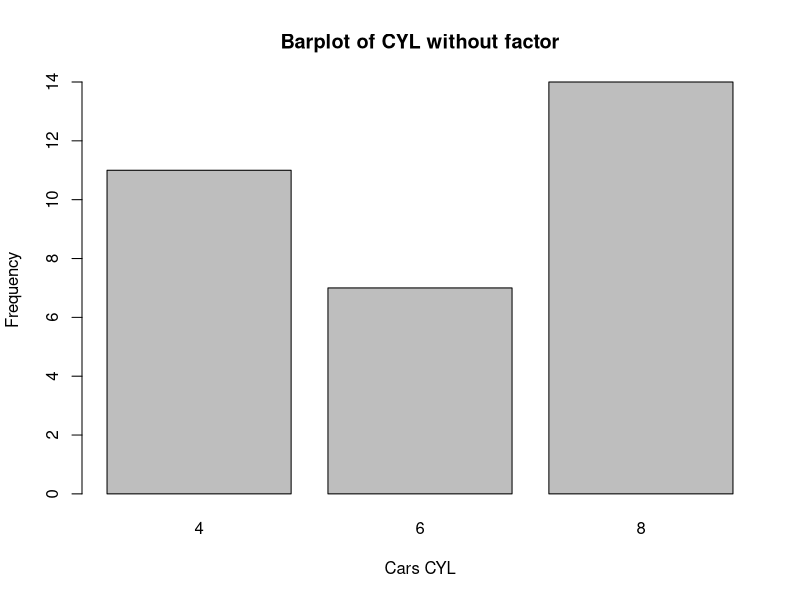
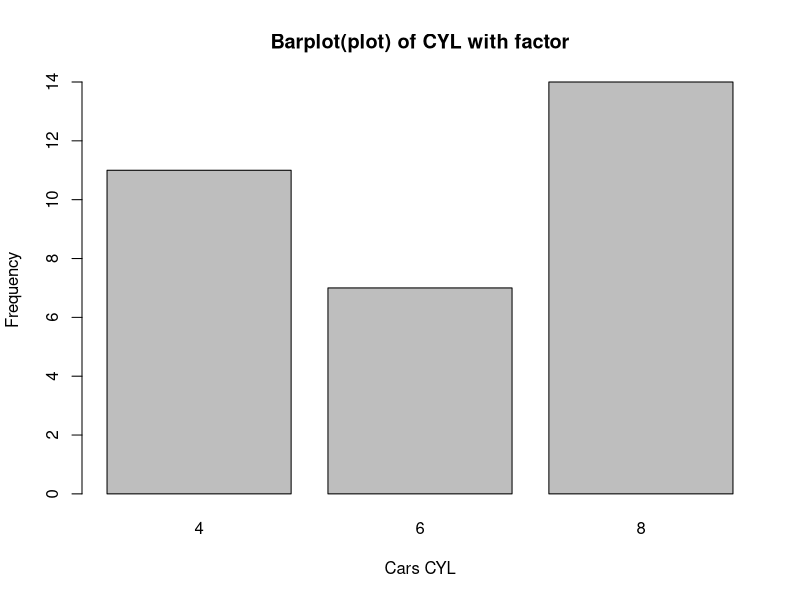
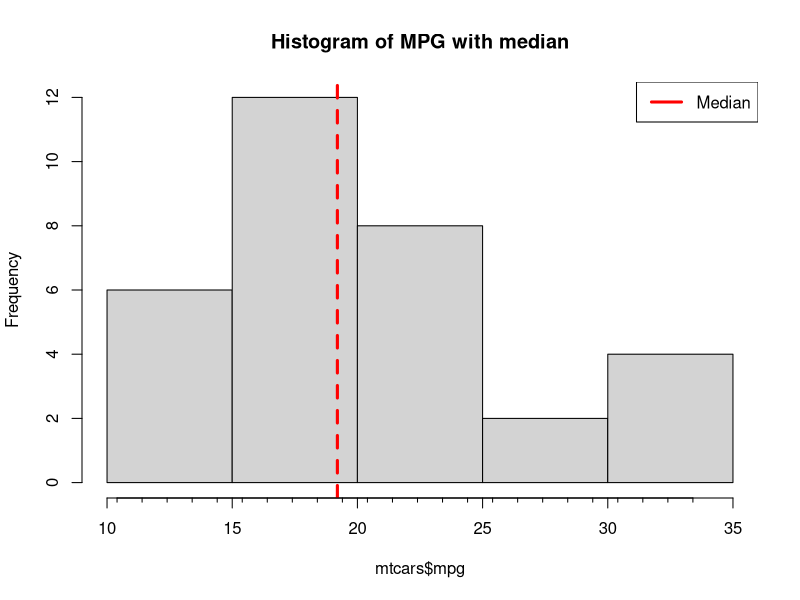
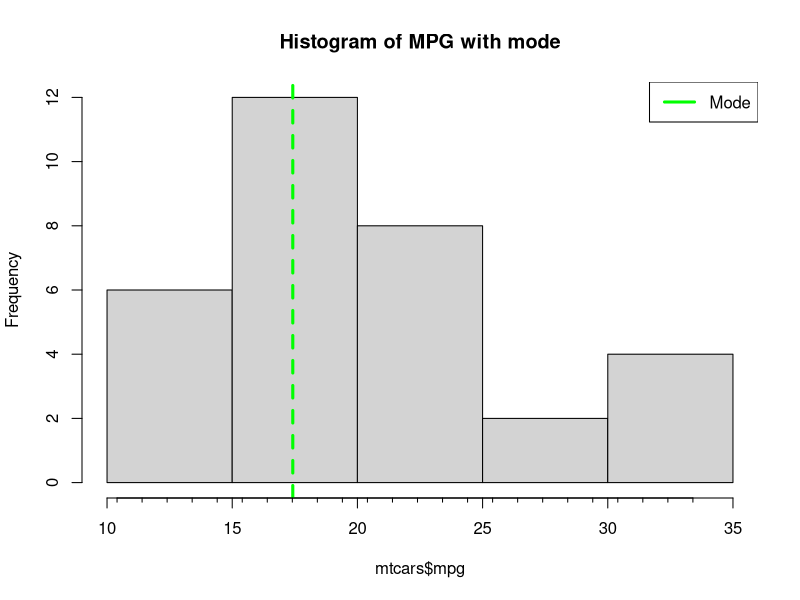
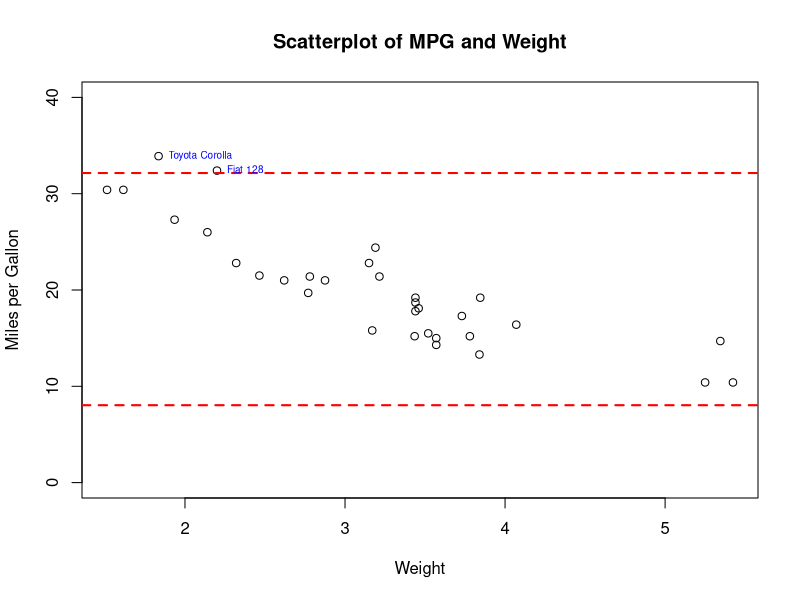
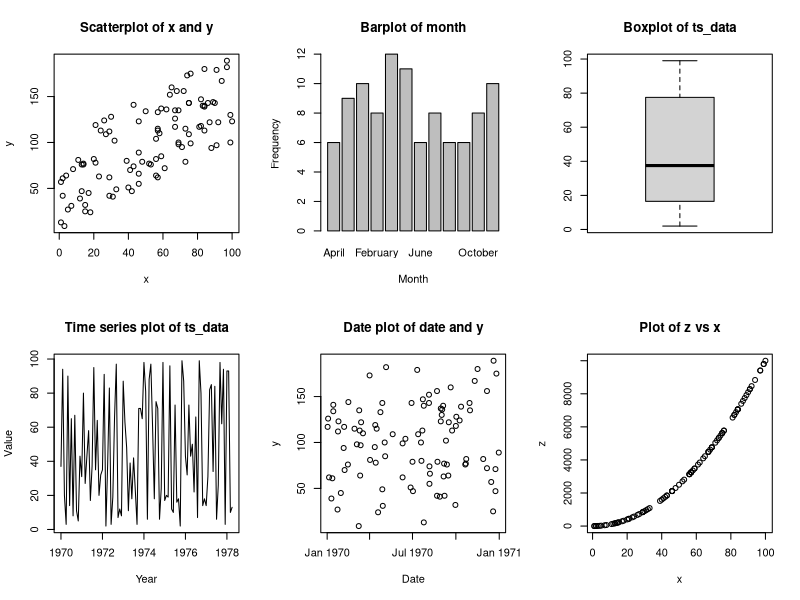
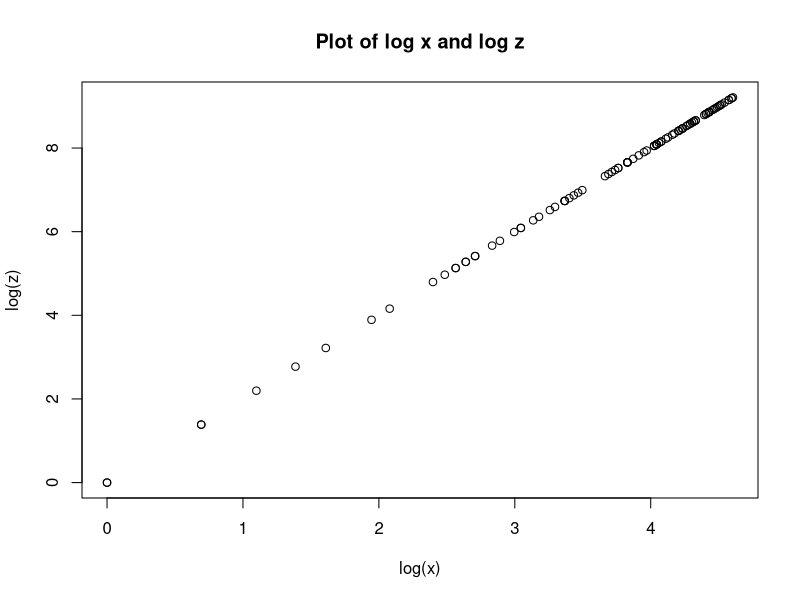

The R source for these figures, in order: (Note: this script raises an error after producing the figures.)
# 1. Create a barplot of cyl variable of mtcars data with and without using factor argument

# Without factor argument
barplot(table(mtcars$cyl), xlab="Cars CYL", ylab="Frequency", main="Barplot of CYL without factor")

# With factor argument
plot(as.factor(mtcars$cyl), xlab="Cars CYL", ylab="Frequency", main="Barplot(plot) of CYL with factor")

# 2. Locate median of mpg variable of mtcars data graphically and compare the median value with in-built function of R

hist(mtcars$mpg, main="Histogram of MPG with median")
abline(v=median(mtcars$mpg), lwd=3, lty=2, col="red")
legend("topright", legend="Median", col="red", lwd=3)
axis(side = 1, at = seq(min(mtcars$mpg), max(mtcars$mpg), by = 1), tck = -0.01, labels = FALSE)

# Median value of mpg from in-built function of R
median(mtcars$mpg)

# We can the same value from graph & from median function i.e. 19.2


# 3. Locate mode of mpg variable of mtcars data graphically and compare the mode value with the in-built/custom function of R

mode <- 3*median(mtcars$mpg) - 2*mean(mtcars$mpg)
mode

hist(mtcars$mpg, main="Histogram of MPG with mode")
abline(v=mode, lwd=3, lty=2, col="green")
axis(side = 1, at = seq(min(mtcars$mpg), max(mtcars$mpg), by = 1), tck = -0.01, labels = FALSE)
legend("topright", legend = "Mode", col= "green", lwd=3)

#From graph, we can notice mode falls in approx 17.5 and we have the calculated mode = 17.41875 

# 4. Create a scatterplot of mgp (dependent) and wt (independent) variable of mtcars data, add ablines at mean plus-minus 2 standard deviation and show the name of the cars with mpg > 2 standard deviation from mean inside the scatterplot obtained above


plot(mtcars$wt, mtcars$mpg, ylim=c(0,40), main = "Scatterplot of MPG and Weight", xlab = "Weight", ylab = "Miles per Gallon")

upper_lim <- mean(mtcars$mpg)+2*sd(mtcars$mpg)
lower_lim <- mean(mtcars$mpg)-2*sd(mtcars$mpg)

abline(h=upper_lim, lwd=2, lty=2, col="red")
abline(h=lower_lim, lwd=2, lty=2, col="red")

#search cars with greater than upper_limit value & then use rownames() to get name of cars
text(mtcars$wt[mtcars$mpg > upper_lim], mtcars$mpg[mtcars$mpg > upper_lim], rownames(mtcars)[mtcars$mpg > upper_lim], cex = 0.6, pos=4, col="blue")


# 5. Create a x variable with 100 random numbers and y variable with x + 100 random numbers; create a factor variable with 100 monthly random observations, create a time series data with 100 random values starting from January 1970; create a date variable with 100 random values starting from 1970/01/01 increasing each day; create a new variable z with square of x variable

set.seed(16)
# variable with 100 random numbers
x <- sample(100, replace = TRUE)

#variable with x + 100 random numbers
y <- x + sample(100, replace = TRUE)

# factor variable with 100 random month observation
month <- factor(sample(month.name, 100, replace = TRUE))

#time series data starting from 1970 January
ts_data <- ts(sample(100, replace = TRUE), start = c(1970, 1), frequency = 12)

# Print the time series object
ts_data

# date variable with 100 random values starting from 1970/01/01
date <- as.Date("1970/01/01") + sample(0:365, 100, replace = TRUE)
date

z <- x^2

# 6. Create a 2 x 3 plot window with scatterplot, barplot, boxplot, time series plot, date plot and square function plot

par(mfrow = c(2,3))

# scatter plot of x and y
plot(x, y, main = "Scatterplot of x and y", xlab = "x", ylab = "y")

# bar plot of factor variable month
barplot(table(month), main = "Barplot of month", xlab = "Month", ylab = "Frequency")

# box plot of ts_data
boxplot(ts_data, main = "Boxplot of ts_data")

# time series plot of ts_data
plot(ts_data, main = "Time series plot of ts_data", xlab = "Year", ylab = "Value")

# date plot of date and y
plot(date, y, main = "Date plot of date and y", xlab = "Date", ylab = "y")

# plot of z vs x
plot(x, z, main = "Plot of z vs x", xlab = "x", ylab = "z")


par(mfrow = c(1,1))

logx <- log(x)
logz <- log(z)

plot(logx, logz, main = "Plot of log x and log z", xlab = "log(x)", ylab = "log(z)")
# It shows the linear relation between logx & logz

# 8. Create a 1x1 plot window with correlation matrix plot of first three numerical variable of mtcars data (cyl is not numeric, its factor!)


# remove cyl variable 
mtcars_sub <- select(mtcars, -c(cyl))
# get first three numerical variables
mtcars_sub <- mtcars_sub[, 1:3]

# create a correlation matrix
cars_corr <- cor(mtcars_sub)

library(corrplot)

# plot correlation matrix
corrplot(cars_corr, method = "circle")
